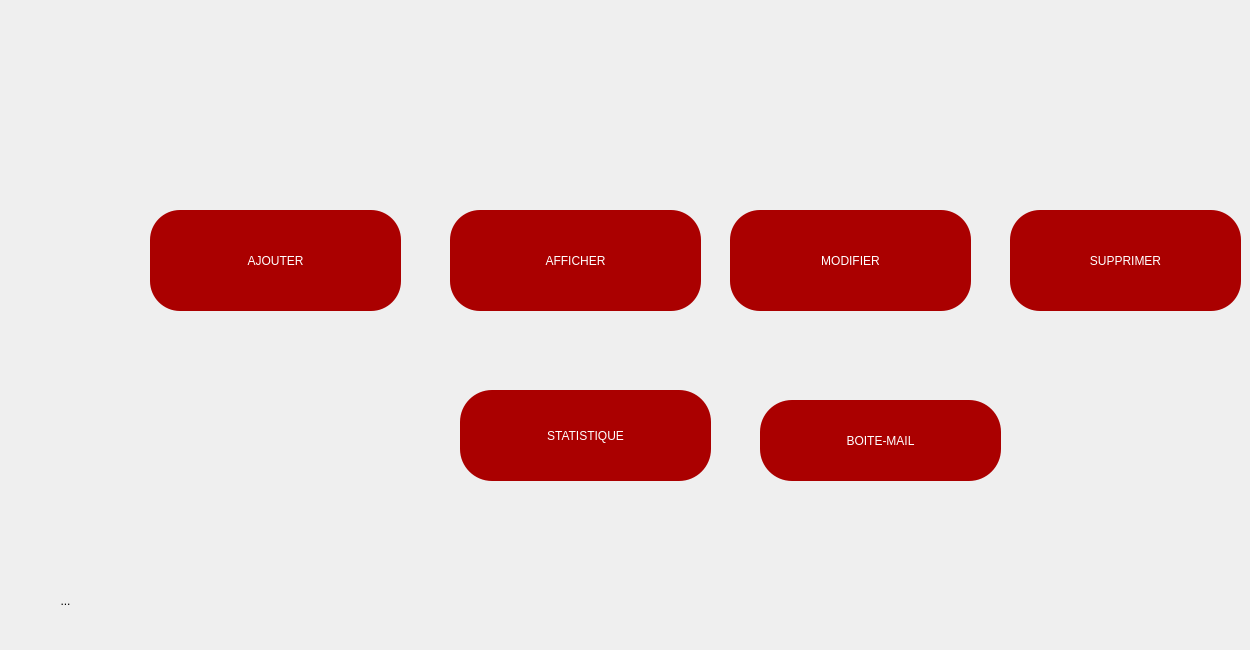
   <widget class="QWidget" name="fournisseur">
    <widget class="QToolButton" name="toolButton_AF">
     <property name="geometry">
      <rect>
       <x>150</x>
       <y>210</y>
       <width>251</width>
       <height>101</height>
      </rect>
     </property>
     <property name="styleSheet">
      <string notr="true">color: rgb(255, 255, 255);
border-radius: 30px;
background-color: rgb(170, 0, 0);
font: 20pt &quot;MV Boli&quot;;
</string>
     </property>
     <property name="text">
      <string>AJOUTER</string>
     </property>
    </widget>
    <widget class="QToolButton" name="toolButton_AFF">
     <property name="geometry">
      <rect>
       <x>450</x>
       <y>210</y>
       <width>251</width>
       <height>101</height>
      </rect>
     </property>
     <property name="styleSheet">
      <string notr="true">color: rgb(255, 255, 255);
border-radius: 30px;
background-color: rgb(170, 0, 0);
font: 20pt &quot;MV Boli&quot;;
</string>
     </property>
     <property name="text">
      <string>AFFICHER</string>
     </property>
    </widget>
    <widget class="QToolButton" name="toolButton_MF">
     <property name="geometry">
      <rect>
       <x>730</x>
       <y>210</y>
       <width>241</width>
       <height>101</height>
      </rect>
     </property>
     <property name="styleSheet">
      <string notr="true">color: rgb(255, 255, 255);
border-radius: 30px;
background-color: rgb(170, 0, 0);
font: 20pt &quot;MV Boli&quot;;
</string>
     </property>
     <property name="text">
      <string>MODIFIER</string>
     </property>
    </widget>
    <widget class="QToolButton" name="toolButton_SF">
     <property name="geometry">
      <rect>
       <x>1010</x>
       <y>210</y>
       <width>231</width>
       <height>101</height>
      </rect>
     </property>
     <property name="styleSheet">
      <string notr="true">color: rgb(255, 255, 255);
border-radius: 30px;
background-color: rgb(170, 0, 0);
font: 20pt &quot;MV Boli&quot;;
</string>
     </property>
     <property name="text">
      <string>SUPPRIMER</string>
     </property>
    </widget>
    <widget class="QToolButton" name="toolButton_4">
     <property name="geometry">
      <rect>
       <x>20</x>
       <y>560</y>
       <width>91</width>
       <height>81</height>
      </rect>
     </property>
     <property name="text">
      <string>...</string>
     </property>
     <property name="icon">
      <iconset resource="rs.qrc">
       <normaloff>:/img/rs/retour.png</normaloff>:/img/rs/retour.png</iconset>
     </property>
     <property name="iconSize">
      <size>
       <width>65</width>
       <height>65</height>
      </size>
     </property>
     <property name="autoRaise">
      <bool>true</bool>
     </property>
    </widget>
    <widget class="QToolButton" name="toolButton_6">
     <property name="geometry">
      <rect>
       <x>460</x>
       <y>390</y>
       <width>251</width>
       <height>91</height>
      </rect>
     </property>
     <property name="styleSheet">
      <string notr="true">color: rgb(255, 255, 255);
border-radius: 32px;
background-color: rgb(170, 0, 0);
font: 20pt &quot;MV Boli&quot;;
</string>
     </property>
     <property name="text">
      <string>STATISTIQUE</string>
     </property>
    </widget>
    <widget class="QToolButton" name="toolButton_9">
     <property name="geometry">
      <rect>
       <x>760</x>
       <y>400</y>
       <width>241</width>
       <height>81</height>
      </rect>
     </property>
     <property name="styleSheet">
      <string notr="true">color: rgb(255, 255, 255);
border-radius: 32px;
background-color: rgb(170, 0, 0);
font: 20pt &quot;MV Boli&quot;;
</string>
     </property>
     <property name="text">
      <string>BOITE-MAIL</string>
     </property>
    </widget>
   </widget>
